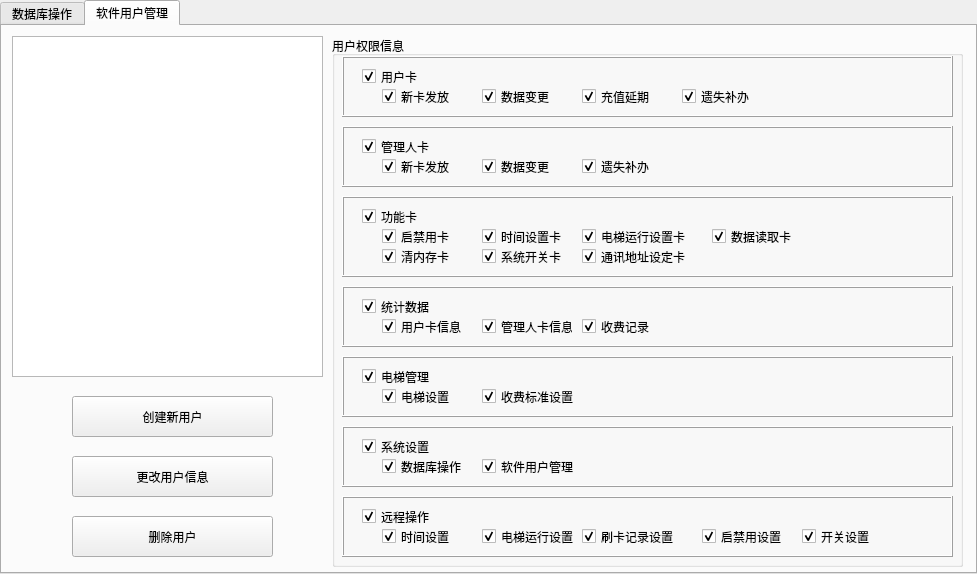
<?xml version="1.0" encoding="UTF-8"?>
<ui version="4.0">
 <class>TabWidget_SystemSetting</class>
 <widget class="QTabWidget" name="TabWidget_SystemSetting">
  <property name="geometry">
   <rect>
    <x>0</x>
    <y>0</y>
    <width>977</width>
    <height>574</height>
   </rect>
  </property>
  <property name="windowTitle">
   <string>TabWidget</string>
  </property>
  <property name="currentIndex">
   <number>1</number>
  </property>
  <widget class="QWidget" name="tab1">
   <attribute name="title">
    <string>数据库操作</string>
   </attribute>
   <widget class="QPushButton" name="pushButton_3">
    <property name="geometry">
     <rect>
      <x>80</x>
      <y>70</y>
      <width>131</width>
      <height>51</height>
     </rect>
    </property>
    <property name="text">
     <string>备份数据库</string>
    </property>
   </widget>
   <widget class="QPushButton" name="pushButton_4">
    <property name="geometry">
     <rect>
      <x>80</x>
      <y>140</y>
      <width>131</width>
      <height>51</height>
     </rect>
    </property>
    <property name="text">
     <string>导出数据库</string>
    </property>
   </widget>
   <widget class="QPushButton" name="pushButton_5">
    <property name="geometry">
     <rect>
      <x>80</x>
      <y>210</y>
      <width>131</width>
      <height>51</height>
     </rect>
    </property>
    <property name="text">
     <string>恢复数据库</string>
    </property>
   </widget>
   <widget class="QLabel" name="label_25">
    <property name="geometry">
     <rect>
      <x>220</x>
      <y>80</y>
      <width>131</width>
      <height>31</height>
     </rect>
    </property>
    <property name="styleSheet">
     <string notr="true"/>
    </property>
    <property name="text">
     <string>默认备份路径：</string>
    </property>
    <property name="alignment">
     <set>Qt::AlignRight|Qt::AlignTrailing|Qt::AlignVCenter</set>
    </property>
   </widget>
   <widget class="QLineEdit" name="lineEdit_2">
    <property name="geometry">
     <rect>
      <x>360</x>
      <y>79</y>
      <width>321</width>
      <height>31</height>
     </rect>
    </property>
   </widget>
   <widget class="QPushButton" name="pushButton_6">
    <property name="geometry">
     <rect>
      <x>690</x>
      <y>80</y>
      <width>71</width>
      <height>31</height>
     </rect>
    </property>
    <property name="text">
     <string>选择</string>
    </property>
   </widget>
  </widget>
  <widget class="QWidget" name="tab2">
   <attribute name="title">
    <string>软件用户管理</string>
   </attribute>
   <widget class="QPushButton" name="usrPushBtnAddUsr">
    <property name="geometry">
     <rect>
      <x>70</x>
      <y>370</y>
      <width>201</width>
      <height>41</height>
     </rect>
    </property>
    <property name="text">
     <string>创建新用户</string>
    </property>
   </widget>
   <widget class="QPushButton" name="usrPushBtnChange">
    <property name="geometry">
     <rect>
      <x>70</x>
      <y>430</y>
      <width>201</width>
      <height>41</height>
     </rect>
    </property>
    <property name="text">
     <string>更改用户信息</string>
    </property>
   </widget>
   <widget class="QPushButton" name="usrPushBtnDel">
    <property name="geometry">
     <rect>
      <x>70</x>
      <y>490</y>
      <width>201</width>
      <height>41</height>
     </rect>
    </property>
    <property name="text">
     <string>删除用户</string>
    </property>
   </widget>
   <widget class="QGroupBox" name="groupBox_3">
    <property name="enabled">
     <bool>true</bool>
    </property>
    <property name="geometry">
     <rect>
      <x>330</x>
      <y>10</y>
      <width>631</width>
      <height>531</height>
     </rect>
    </property>
    <property name="title">
     <string>用户权限信息</string>
    </property>
    <widget class="QFrame" name="frame">
     <property name="geometry">
      <rect>
       <x>10</x>
       <y>20</y>
       <width>611</width>
       <height>61</height>
      </rect>
     </property>
     <property name="frameShape">
      <enum>QFrame::Box</enum>
     </property>
     <property name="frameShadow">
      <enum>QFrame::Raised</enum>
     </property>
     <widget class="QCheckBox" name="checkBox_8">
      <property name="geometry">
       <rect>
        <x>20</x>
        <y>10</y>
        <width>81</width>
        <height>21</height>
       </rect>
      </property>
      <property name="text">
       <string>用户卡</string>
      </property>
      <property name="checked">
       <bool>true</bool>
      </property>
     </widget>
     <widget class="QCheckBox" name="checkBox_9">
      <property name="geometry">
       <rect>
        <x>40</x>
        <y>30</y>
        <width>91</width>
        <height>21</height>
       </rect>
      </property>
      <property name="text">
       <string>新卡发放</string>
      </property>
      <property name="checked">
       <bool>true</bool>
      </property>
     </widget>
     <widget class="QCheckBox" name="checkBox_10">
      <property name="geometry">
       <rect>
        <x>140</x>
        <y>30</y>
        <width>91</width>
        <height>21</height>
       </rect>
      </property>
      <property name="text">
       <string>数据变更</string>
      </property>
      <property name="checked">
       <bool>true</bool>
      </property>
     </widget>
     <widget class="QCheckBox" name="checkBox_11">
      <property name="geometry">
       <rect>
        <x>240</x>
        <y>30</y>
        <width>91</width>
        <height>21</height>
       </rect>
      </property>
      <property name="text">
       <string>充值延期</string>
      </property>
      <property name="checked">
       <bool>true</bool>
      </property>
     </widget>
     <widget class="QCheckBox" name="checkBox_12">
      <property name="geometry">
       <rect>
        <x>340</x>
        <y>30</y>
        <width>91</width>
        <height>21</height>
       </rect>
      </property>
      <property name="text">
       <string>遗失补办</string>
      </property>
      <property name="checked">
       <bool>true</bool>
      </property>
     </widget>
    </widget>
    <widget class="QFrame" name="frame_2">
     <property name="geometry">
      <rect>
       <x>10</x>
       <y>90</y>
       <width>611</width>
       <height>61</height>
      </rect>
     </property>
     <property name="frameShape">
      <enum>QFrame::Box</enum>
     </property>
     <property name="frameShadow">
      <enum>QFrame::Raised</enum>
     </property>
     <widget class="QCheckBox" name="checkBox_13">
      <property name="geometry">
       <rect>
        <x>20</x>
        <y>10</y>
        <width>81</width>
        <height>21</height>
       </rect>
      </property>
      <property name="text">
       <string>管理人卡</string>
      </property>
      <property name="checked">
       <bool>true</bool>
      </property>
     </widget>
     <widget class="QCheckBox" name="checkBox_14">
      <property name="geometry">
       <rect>
        <x>40</x>
        <y>30</y>
        <width>91</width>
        <height>21</height>
       </rect>
      </property>
      <property name="text">
       <string>新卡发放</string>
      </property>
      <property name="checked">
       <bool>true</bool>
      </property>
     </widget>
     <widget class="QCheckBox" name="checkBox_15">
      <property name="geometry">
       <rect>
        <x>140</x>
        <y>30</y>
        <width>91</width>
        <height>21</height>
       </rect>
      </property>
      <property name="text">
       <string>数据变更</string>
      </property>
      <property name="checked">
       <bool>true</bool>
      </property>
     </widget>
     <widget class="QCheckBox" name="checkBox_17">
      <property name="geometry">
       <rect>
        <x>240</x>
        <y>30</y>
        <width>91</width>
        <height>21</height>
       </rect>
      </property>
      <property name="text">
       <string>遗失补办</string>
      </property>
      <property name="checked">
       <bool>true</bool>
      </property>
     </widget>
    </widget>
    <widget class="QFrame" name="frame_5">
     <property name="geometry">
      <rect>
       <x>10</x>
       <y>160</y>
       <width>611</width>
       <height>81</height>
      </rect>
     </property>
     <property name="frameShape">
      <enum>QFrame::Box</enum>
     </property>
     <property name="frameShadow">
      <enum>QFrame::Raised</enum>
     </property>
     <widget class="QCheckBox" name="checkBox_26">
      <property name="geometry">
       <rect>
        <x>20</x>
        <y>10</y>
        <width>81</width>
        <height>21</height>
       </rect>
      </property>
      <property name="text">
       <string>功能卡</string>
      </property>
      <property name="checked">
       <bool>true</bool>
      </property>
     </widget>
     <widget class="QCheckBox" name="checkBox_27">
      <property name="geometry">
       <rect>
        <x>40</x>
        <y>30</y>
        <width>91</width>
        <height>21</height>
       </rect>
      </property>
      <property name="text">
       <string>启禁用卡</string>
      </property>
      <property name="checked">
       <bool>true</bool>
      </property>
     </widget>
     <widget class="QCheckBox" name="checkBox_28">
      <property name="geometry">
       <rect>
        <x>140</x>
        <y>30</y>
        <width>101</width>
        <height>21</height>
       </rect>
      </property>
      <property name="text">
       <string>时间设置卡</string>
      </property>
      <property name="checked">
       <bool>true</bool>
      </property>
     </widget>
     <widget class="QCheckBox" name="checkBox_29">
      <property name="geometry">
       <rect>
        <x>240</x>
        <y>30</y>
        <width>131</width>
        <height>21</height>
       </rect>
      </property>
      <property name="text">
       <string>电梯运行设置卡</string>
      </property>
      <property name="checked">
       <bool>true</bool>
      </property>
     </widget>
     <widget class="QCheckBox" name="checkBox_30">
      <property name="geometry">
       <rect>
        <x>370</x>
        <y>30</y>
        <width>101</width>
        <height>21</height>
       </rect>
      </property>
      <property name="text">
       <string>数据读取卡</string>
      </property>
      <property name="checked">
       <bool>true</bool>
      </property>
     </widget>
     <widget class="QCheckBox" name="checkBox_31">
      <property name="geometry">
       <rect>
        <x>140</x>
        <y>50</y>
        <width>101</width>
        <height>21</height>
       </rect>
      </property>
      <property name="text">
       <string>系统开关卡</string>
      </property>
      <property name="checked">
       <bool>true</bool>
      </property>
     </widget>
     <widget class="QCheckBox" name="checkBox_32">
      <property name="geometry">
       <rect>
        <x>240</x>
        <y>50</y>
        <width>131</width>
        <height>21</height>
       </rect>
      </property>
      <property name="text">
       <string>通讯地址设定卡</string>
      </property>
      <property name="checked">
       <bool>true</bool>
      </property>
     </widget>
     <widget class="QCheckBox" name="checkBox_33">
      <property name="geometry">
       <rect>
        <x>40</x>
        <y>50</y>
        <width>91</width>
        <height>21</height>
       </rect>
      </property>
      <property name="text">
       <string>清内存卡</string>
      </property>
      <property name="checked">
       <bool>true</bool>
      </property>
     </widget>
    </widget>
    <widget class="QFrame" name="frame_6">
     <property name="geometry">
      <rect>
       <x>10</x>
       <y>250</y>
       <width>611</width>
       <height>61</height>
      </rect>
     </property>
     <property name="frameShape">
      <enum>QFrame::Box</enum>
     </property>
     <property name="frameShadow">
      <enum>QFrame::Raised</enum>
     </property>
     <widget class="QCheckBox" name="checkBox_36">
      <property name="geometry">
       <rect>
        <x>20</x>
        <y>10</y>
        <width>81</width>
        <height>21</height>
       </rect>
      </property>
      <property name="text">
       <string>统计数据</string>
      </property>
      <property name="checked">
       <bool>true</bool>
      </property>
     </widget>
     <widget class="QCheckBox" name="checkBox_37">
      <property name="geometry">
       <rect>
        <x>40</x>
        <y>30</y>
        <width>101</width>
        <height>21</height>
       </rect>
      </property>
      <property name="text">
       <string>用户卡信息</string>
      </property>
      <property name="checked">
       <bool>true</bool>
      </property>
     </widget>
     <widget class="QCheckBox" name="checkBox_38">
      <property name="geometry">
       <rect>
        <x>240</x>
        <y>30</y>
        <width>91</width>
        <height>21</height>
       </rect>
      </property>
      <property name="text">
       <string>收费记录</string>
      </property>
      <property name="checked">
       <bool>true</bool>
      </property>
     </widget>
     <widget class="QCheckBox" name="checkBox_39">
      <property name="geometry">
       <rect>
        <x>140</x>
        <y>30</y>
        <width>91</width>
        <height>21</height>
       </rect>
      </property>
      <property name="text">
       <string>管理人卡信息</string>
      </property>
      <property name="checked">
       <bool>true</bool>
      </property>
     </widget>
    </widget>
    <widget class="QFrame" name="frame_7">
     <property name="geometry">
      <rect>
       <x>10</x>
       <y>320</y>
       <width>611</width>
       <height>61</height>
      </rect>
     </property>
     <property name="frameShape">
      <enum>QFrame::Box</enum>
     </property>
     <property name="frameShadow">
      <enum>QFrame::Raised</enum>
     </property>
     <widget class="QCheckBox" name="checkBox_41">
      <property name="geometry">
       <rect>
        <x>20</x>
        <y>10</y>
        <width>81</width>
        <height>21</height>
       </rect>
      </property>
      <property name="text">
       <string>电梯管理</string>
      </property>
      <property name="checked">
       <bool>true</bool>
      </property>
     </widget>
     <widget class="QCheckBox" name="checkBox_42">
      <property name="geometry">
       <rect>
        <x>40</x>
        <y>30</y>
        <width>101</width>
        <height>21</height>
       </rect>
      </property>
      <property name="text">
       <string>电梯设置</string>
      </property>
      <property name="checked">
       <bool>true</bool>
      </property>
     </widget>
     <widget class="QCheckBox" name="checkBox_43">
      <property name="geometry">
       <rect>
        <x>140</x>
        <y>30</y>
        <width>141</width>
        <height>21</height>
       </rect>
      </property>
      <property name="text">
       <string>收费标准设置</string>
      </property>
      <property name="checked">
       <bool>true</bool>
      </property>
     </widget>
    </widget>
    <widget class="QFrame" name="frame_8">
     <property name="geometry">
      <rect>
       <x>10</x>
       <y>390</y>
       <width>611</width>
       <height>61</height>
      </rect>
     </property>
     <property name="frameShape">
      <enum>QFrame::Box</enum>
     </property>
     <property name="frameShadow">
      <enum>QFrame::Raised</enum>
     </property>
     <widget class="QCheckBox" name="checkBox_44">
      <property name="geometry">
       <rect>
        <x>20</x>
        <y>10</y>
        <width>81</width>
        <height>21</height>
       </rect>
      </property>
      <property name="text">
       <string>系统设置</string>
      </property>
      <property name="checked">
       <bool>true</bool>
      </property>
     </widget>
     <widget class="QCheckBox" name="checkBox_46">
      <property name="geometry">
       <rect>
        <x>40</x>
        <y>30</y>
        <width>91</width>
        <height>21</height>
       </rect>
      </property>
      <property name="text">
       <string>数据库操作</string>
      </property>
      <property name="checked">
       <bool>true</bool>
      </property>
     </widget>
     <widget class="QCheckBox" name="checkBox_47">
      <property name="geometry">
       <rect>
        <x>140</x>
        <y>30</y>
        <width>121</width>
        <height>21</height>
       </rect>
      </property>
      <property name="text">
       <string>软件用户管理</string>
      </property>
      <property name="checked">
       <bool>true</bool>
      </property>
     </widget>
    </widget>
    <widget class="QFrame" name="frame_9">
     <property name="geometry">
      <rect>
       <x>10</x>
       <y>460</y>
       <width>611</width>
       <height>61</height>
      </rect>
     </property>
     <property name="frameShape">
      <enum>QFrame::Box</enum>
     </property>
     <property name="frameShadow">
      <enum>QFrame::Raised</enum>
     </property>
     <widget class="QCheckBox" name="checkBox_49">
      <property name="geometry">
       <rect>
        <x>20</x>
        <y>10</y>
        <width>81</width>
        <height>21</height>
       </rect>
      </property>
      <property name="text">
       <string>远程操作</string>
      </property>
      <property name="checked">
       <bool>true</bool>
      </property>
     </widget>
     <widget class="QCheckBox" name="checkBox_50">
      <property name="geometry">
       <rect>
        <x>40</x>
        <y>30</y>
        <width>91</width>
        <height>21</height>
       </rect>
      </property>
      <property name="text">
       <string>时间设置</string>
      </property>
      <property name="checked">
       <bool>true</bool>
      </property>
     </widget>
     <widget class="QCheckBox" name="checkBox_51">
      <property name="geometry">
       <rect>
        <x>140</x>
        <y>30</y>
        <width>101</width>
        <height>21</height>
       </rect>
      </property>
      <property name="text">
       <string>电梯运行设置</string>
      </property>
      <property name="checked">
       <bool>true</bool>
      </property>
     </widget>
     <widget class="QCheckBox" name="checkBox_52">
      <property name="geometry">
       <rect>
        <x>240</x>
        <y>30</y>
        <width>121</width>
        <height>21</height>
       </rect>
      </property>
      <property name="text">
       <string>刷卡记录设置</string>
      </property>
      <property name="checked">
       <bool>true</bool>
      </property>
     </widget>
     <widget class="QCheckBox" name="checkBox_53">
      <property name="geometry">
       <rect>
        <x>360</x>
        <y>30</y>
        <width>101</width>
        <height>21</height>
       </rect>
      </property>
      <property name="text">
       <string>启禁用设置</string>
      </property>
      <property name="checked">
       <bool>true</bool>
      </property>
     </widget>
     <widget class="QCheckBox" name="checkBox_54">
      <property name="geometry">
       <rect>
        <x>460</x>
        <y>30</y>
        <width>81</width>
        <height>21</height>
       </rect>
      </property>
      <property name="text">
       <string>开关设置</string>
      </property>
      <property name="checked">
       <bool>true</bool>
      </property>
     </widget>
    </widget>
   </widget>
   <widget class="QTableView" name="tableViewUserInfo">
    <property name="geometry">
     <rect>
      <x>10</x>
      <y>10</y>
      <width>311</width>
      <height>341</height>
     </rect>
    </property>
    <property name="selectionBehavior">
     <enum>QAbstractItemView::SelectRows</enum>
    </property>
   </widget>
  </widget>
 </widget>
 <resources/>
 <connections/>
</ui>
